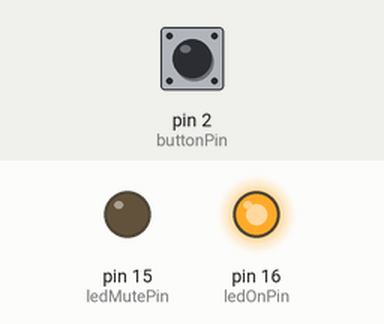
The sketch below on a simulated Arduino Leonardo, built with avr-gcc and run on an emulated ATmega32U4. On the bench: output pins drawn as LEDs (lit = HIGH). Inputs (shaded band) come from the test bench; at power-on: pin 2 (buttonPin) HIGH. USB keyboard and mouse output is not drawn.

Above: at 1.2 s.
1.3 s: pin 2 (buttonPin) pulled LOW for 0.15 s
At 2.5 s:
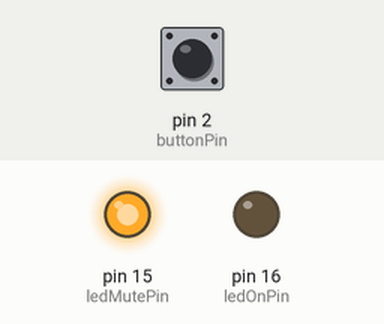
2.9 s: pin 2 (buttonPin) pulled LOW for 1 s
At 3.7 s:
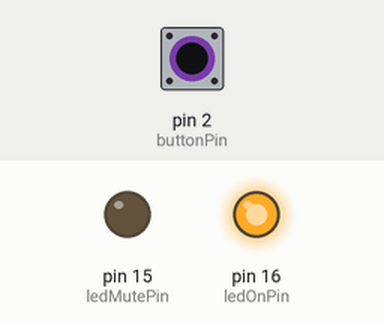
5.4 s: pin 2 (buttonPin) pulled LOW for 3.2 s
At 6.8 s:
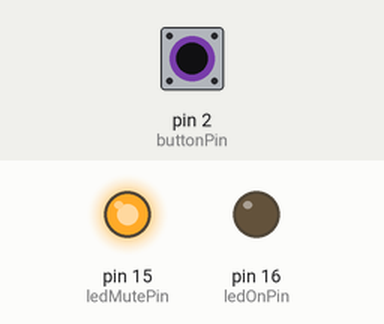
Timing chart, 0 to 8.4 s (numbered marks = the images above; inputs shaded):
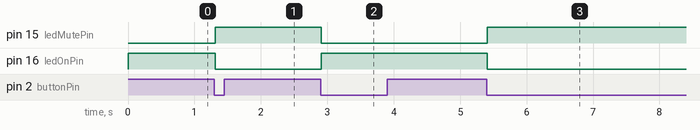

The sketch:

Teensy_Mute_Device_Audio_INPUT.ino
```cpp
#include <Bounce2.h>
#include <Keyboard.h>

const int buttonPin = 2;
const int ledMutePin = 15;
const int ledOnPin = 16;

bool isMuted = false;
Bounce debouncer = Bounce();

void setup() {
  pinMode(buttonPin, INPUT_PULLUP);
  pinMode(ledMutePin, OUTPUT);
  pinMode(ledOnPin, OUTPUT);

  digitalWrite(ledMutePin, LOW);
  digitalWrite(ledOnPin, HIGH);

  debouncer.attach(buttonPin);
  debouncer.interval(10);

  Keyboard.begin();
}

void loop() {
  debouncer.update();

  if (debouncer.fell()) {
    isMuted = !isMuted;

    // Simulate key press for microphone mute (Ctrl+Shift+M)
    // You may need to adjust this based on your operating system
    Keyboard.press(KEY_LEFT_CTRL);
    Keyboard.press(KEY_LEFT_SHIFT);
    Keyboard.press('M');
    Keyboard.releaseAll(); // Release all keys

    if (isMuted) {
      digitalWrite(ledMutePin, HIGH);
      digitalWrite(ledOnPin, LOW);
    } else {
      digitalWrite(ledMutePin, LOW);
      digitalWrite(ledOnPin, HIGH);
    }
  }
}
```

Measured:
- after the input at 1.3 s, pin 15 (ledMutePin): LOW → HIGH at once; pin 16 (ledOnPin): HIGH → LOW at once
- after the input at 2.9 s, pin 15 (ledMutePin): HIGH → LOW at once; pin 16 (ledOnPin): LOW → HIGH at once
- after the input at 5.4 s, pin 15 (ledMutePin): LOW → HIGH at once; pin 16 (ledOnPin): HIGH → LOW at once
